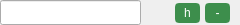
<?xml version="1.0" encoding="UTF-8"?>
<ui version="4.0">
 <class>RenderedObject</class>
 <widget class="QWidget" name="RenderedObject">
  <property name="geometry">
   <rect>
    <x>0</x>
    <y>0</y>
    <width>240</width>
    <height>25</height>
   </rect>
  </property>
  <property name="minimumSize">
   <size>
    <width>240</width>
    <height>25</height>
   </size>
  </property>
  <property name="maximumSize">
   <size>
    <width>240</width>
    <height>25</height>
   </size>
  </property>
  <property name="windowTitle">
   <string>Form</string>
  </property>
  <property name="styleSheet">
   <string notr="true"/>
  </property>
  <widget class="QPushButton" name="pb_show_hide">
   <property name="geometry">
    <rect>
     <x>175</x>
     <y>3</y>
     <width>25</width>
     <height>20</height>
    </rect>
   </property>
   <property name="styleSheet">
    <string notr="true">QPushButton {
	background: #3D8E4C;
    border: 2px solid #3D8E4C;
	color: rgb(255, 255, 255);
    border-radius: 4px;
}

QPushButton:pressed {
	background: rgb(255, 255, 255);
	border: 2px solid rgb(255, 255, 255);
	color: #3D8E4C;
    border-radius: 4px;
}</string>
   </property>
   <property name="text">
    <string>h</string>
   </property>
  </widget>
  <widget class="QPushButton" name="pb_remove">
   <property name="geometry">
    <rect>
     <x>205</x>
     <y>3</y>
     <width>25</width>
     <height>20</height>
    </rect>
   </property>
   <property name="styleSheet">
    <string notr="true">QPushButton {
	background: #3D8E4C;
    border: 2px solid #3D8E4C;
	color: rgb(255, 255, 255);
    border-radius: 4px;
}

QPushButton:pressed {
	background: rgb(255, 255, 255);
	border: 2px solid rgb(255, 255, 255);
	color: #3D8E4C;
    border-radius: 4px;
}</string>
   </property>
   <property name="text">
    <string>-</string>
   </property>
  </widget>
  <widget class="QLineEdit" name="le_filename">
   <property name="geometry">
    <rect>
     <x>0</x>
     <y>0</y>
     <width>141</width>
     <height>25</height>
    </rect>
   </property>
   <property name="minimumSize">
    <size>
     <width>0</width>
     <height>24</height>
    </size>
   </property>
   <property name="maximumSize">
    <size>
     <width>16777215</width>
     <height>25</height>
    </size>
   </property>
  </widget>
 </widget>
 <resources/>
 <connections/>
</ui>
